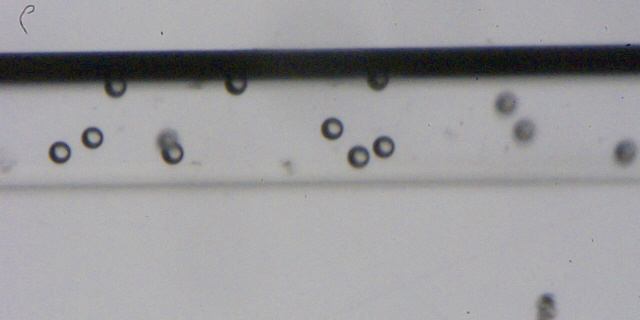
#> input picture celulas.jpg, 640 x 320 px
$ python Prueba_mas_completa.py
#> lines starting #> are read from the running program, lines starting #| are printed output that depends on the picture; after the words box and inside, x2 and y2 are one past the last pixel; in counts of white or black regions, pixels touching at a corner belong together
# -*- coding: utf-8 -*-
"""
Created on Mon Sep  6 21:25:07 2021

@author: eduar
"""

import cv2
import numpy as np

cr = cv2.imread("celulas.jpg",cv2.IMREAD_GRAYSCALE)
#> cr: shape (320, 640); min 4, max 201, mean 154.8

mask = np.zeros((cr.shape), np.uint8)
contour = np.array([[0,320],[640,320],[640,70],[0,80]])

cv2.fillPoly(mask, pts =[contour], color=(255,255,255))
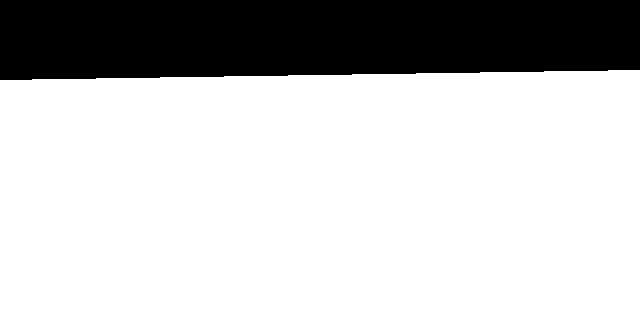
#> mask: shape (320, 640); 76.6% white; 1 black region, box (x1, y1, x2, y2) and area: (0, 0, 640, 80) 48000

masked_img = cv2.bitwise_and(mask,cr)
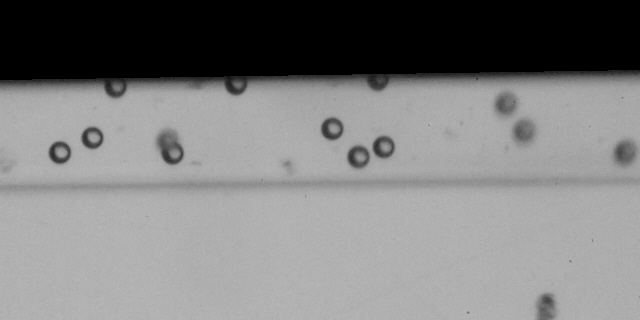
#> masked_img: shape (320, 640); min 0, max 185, mean 126.2
gauss = cv2.GaussianBlur(masked_img, (5,5), 0)
_,th = cv2.threshold(gauss,100,150,cv2.THRESH_BINARY)
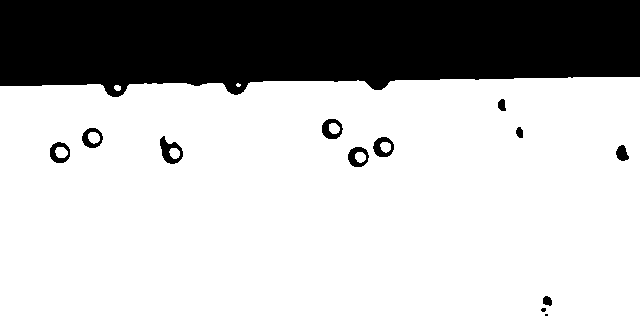
#> th: shape (320, 640); values 0 (black) and 150 (white), 73.4% white; 13 black regions (2 under 20 px), largest, box (x1, y1, x2, y2) and area: (0, 0, 640, 97) 52604, (160, 136, 183, 164) 315, (322, 119, 343, 139) 240


minDist = 5
param1 = 10 #500
param2 = 20 #200 #smaller value-> more false circles
minRadius = 5
maxRadius = 20 #10

# docstring of HoughCircles: HoughCircles(image, method, dp, minDist[, circles[, param1[, param2[, minRadius[, maxRadius]]]]]) -> circles
circles = cv2.HoughCircles(gauss, cv2.HOUGH_GRADIENT, 1, minDist, param1=param1, param2=param2, minRadius=minRadius, maxRadius=maxRadius)
#> circles = [[383.5, 146.5, 11], [59.5, 152.5, 11.4], [91.5, 137.5, 10.3], [235.5, 83.5, 11], [331.5, 128.5, 10.5], [172.5, 153.5, 10.3], [357.5, 156.5, 10.6], [626.5, 153.5, 12.2], [377.5, 79.5, 10.6], [167.5, 139.5, 10.9], [114.5, 86.5, 10.6], [523.5, 130.5, 10.2]]

if circles is not None:
    circles = np.uint16(np.around(circles))
#> circles = [[384, 146, 11], [60, 152, 11], [92, 138, 10], [236, 84, 11], [332, 128, 10], [172, 154, 10], [358, 156, 11], [626, 154, 12], [378, 80, 11], [168, 140, 11], [114, 86, 11], [524, 130, 10]]
    for i in circles[0,:]:
        cv2.circle(masked_img, (i[0], i[1]), i[2], (0, 255, 0), 2)
#> this loop made 12 passes
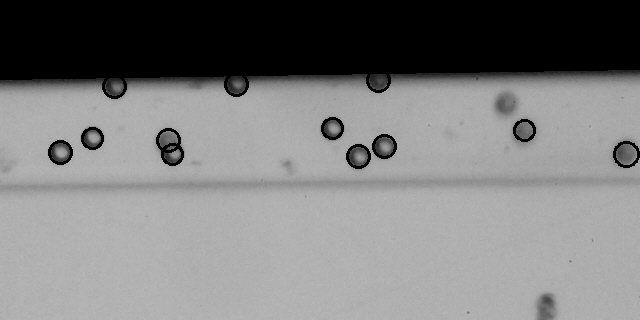
#> masked_img: shape (320, 640); 1.1% of pixels changed, all inside (x1, y1, x2, y2) = (48, 74, 640, 169)

# Show result for testing:
cv2.imshow('img', masked_img)
cv2.waitKey(0)
cv2.destroyAllWindows()


"""_,th = cv2.threshold(gauss,135,150,cv2.THRESH_BINARY)

contornos1,hierarchy1 = cv2.findContours(th, cv2.RETR_CCOMP, cv2.CHAIN_APPROX_SIMPLE)

print("He encontrado {} celulas".format(len(contornos1)))
cv2.drawContours(gauss, contornos1, -1, (255,0,0), 2)
cv2.imshow('contornos', th)
cv2.imshow('Celulas', gauss)

cv2.waitKey(0)"""
"""
(0, 80), (640, 70), 255, 1)
"""
